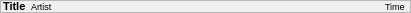
<?xml version="1.0" encoding="UTF-8"?>
<ui version="4.0">
 <class>PlaylistEntrySmall</class>
 <widget class="QFrame" name="PlaylistEntrySmall">
  <property name="geometry">
   <rect>
    <x>0</x>
    <y>0</y>
    <width>411</width>
    <height>13</height>
   </rect>
  </property>
  <property name="windowTitle">
   <string>PlaylistEntrySmall</string>
  </property>
  <property name="frameShape">
   <enum>QFrame::StyledPanel</enum>
  </property>
  <property name="frameShadow">
   <enum>QFrame::Raised</enum>
  </property>
  <layout class="QGridLayout" name="gridLayout">
   <property name="leftMargin">
    <number>2</number>
   </property>
   <property name="topMargin">
    <number>0</number>
   </property>
   <property name="rightMargin">
    <number>5</number>
   </property>
   <property name="bottomMargin">
    <number>0</number>
   </property>
   <property name="spacing">
    <number>5</number>
   </property>
   <item row="0" column="0">
    <widget class="QLabel" name="lab_title">
     <property name="minimumSize">
      <size>
       <width>0</width>
       <height>10</height>
      </size>
     </property>
     <property name="maximumSize">
      <size>
       <width>546</width>
       <height>10</height>
      </size>
     </property>
     <property name="font">
      <font>
       <pointsize>8</pointsize>
       <weight>75</weight>
       <bold>true</bold>
      </font>
     </property>
     <property name="text">
      <string>Title</string>
     </property>
    </widget>
   </item>
   <item row="0" column="3">
    <widget class="QLabel" name="lab_time">
     <property name="minimumSize">
      <size>
       <width>20</width>
       <height>10</height>
      </size>
     </property>
     <property name="maximumSize">
      <size>
       <width>20</width>
       <height>10</height>
      </size>
     </property>
     <property name="font">
      <font>
       <pointsize>7</pointsize>
      </font>
     </property>
     <property name="lineWidth">
      <number>0</number>
     </property>
     <property name="text">
      <string>Time</string>
     </property>
    </widget>
   </item>
   <item row="0" column="1">
    <widget class="QLabel" name="lab_artist">
     <property name="minimumSize">
      <size>
       <width>0</width>
       <height>10</height>
      </size>
     </property>
     <property name="maximumSize">
      <size>
       <width>500</width>
       <height>10</height>
      </size>
     </property>
     <property name="font">
      <font>
       <pointsize>7</pointsize>
      </font>
     </property>
     <property name="text">
      <string>Artist</string>
     </property>
    </widget>
   </item>
   <item row="0" column="2">
    <spacer name="horizontalSpacer">
     <property name="orientation">
      <enum>Qt::Horizontal</enum>
     </property>
     <property name="sizeHint" stdset="0">
      <size>
       <width>40</width>
       <height>5</height>
      </size>
     </property>
    </spacer>
   </item>
  </layout>
 </widget>
 <resources/>
 <connections/>
</ui>
